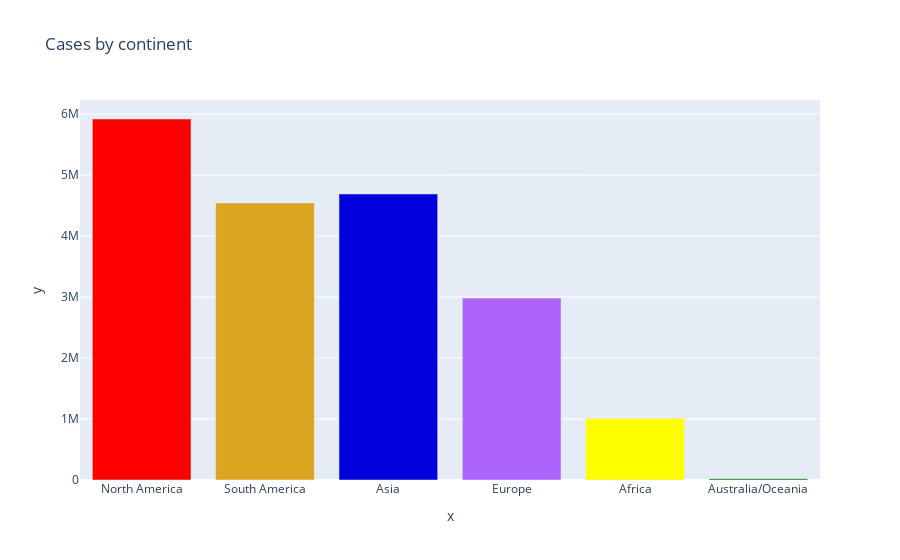

Here is the notebook cell this chart was saved with:
### Code cell
import plotly.express as px

fig = px.bar(x=["North America","South America","Asia","Europe","Africa","Australia/Oceania"], 
y=[5919209,4543273,4689794,2982576,1010225,21735], color=["red", "goldenrod", "#00D","light blue","yellow","green"], 
color_discrete_map="identity", 
title="Cases by continent")
fig.show()

### Figure 1 — Plotly figure (JSON) as saved in the notebook; plotly's stock layout.template omitted (floating-point values rounded to 4 significant figures)
{"data": [{"alignmentgroup": "True", "hovertemplate": "x=%{x}<br>y=%{y}<extra></extra>", "legendgroup": "", "marker": {"color": "red", "pattern": {"shape": ""}}, "name": "", "offsetgroup": "", "orientation": "v", "showlegend": false, "textposition": "auto", "type": "bar", "x": ["North America"], "xaxis": "x", "y": [5919209], "yaxis": "y"}, {"alignmentgroup": "True", "hovertemplate": "x=%{x}<br>y=%{y}<extra></extra>", "legendgroup": "", "marker": {"color": "goldenrod", "pattern": {"shape": ""}}, "name": "", "offsetgroup": "", "orientation": "v", "showlegend": false, "textposition": "auto", "type": "bar", "x": ["South America"], "xaxis": "x", "y": [4543273], "yaxis": "y"}, {"alignmentgroup": "True", "hovertemplate": "x=%{x}<br>y=%{y}<extra></extra>", "legendgroup": "", "marker": {"color": "#00D", "pattern": {"shape": ""}}, "name": "", "offsetgroup": "", "orientation": "v", "showlegend": false, "textposition": "auto", "type": "bar", "x": ["Asia"], "xaxis": "x", "y": [4689794], "yaxis": "y"}, {"alignmentgroup": "True", "hovertemplate": "x=%{x}<br>y=%{y}<extra></extra>", "legendgroup": "", "marker": {"color": "light blue", "pattern": {"shape": ""}}, "name": "", "offsetgroup": "", "orientation": "v", "showlegend": false, "textposition": "auto", "type": "bar", "x": ["Europe"], "xaxis": "x", "y": [2982576], "yaxis": "y"}, {"alignmentgroup": "True", "hovertemplate": "x=%{x}<br>y=%{y}<extra></extra>", "legendgroup": "", "marker": {"color": "yellow", "pattern": {"shape": ""}}, "name": "", "offsetgroup": "", "orientation": "v", "showlegend": false, "textposition": "auto", "type": "bar", "x": ["Africa"], "xaxis": "x", "y": [1010225], "yaxis": "y"}, {"alignmentgroup": "True", "hovertemplate": "x=%{x}<br>y=%{y}<extra></extra>", "legendgroup": "", "marker": {"color": "green", "pattern": {"shape": ""}}, "name": "", "offsetgroup": "", "orientation": "v", "showlegend": false, "textposition": "auto", "type": "bar", "x": ["Australia/Oceania"], "xaxis": "x", "y": [21735], "yaxis": "y"}], "layout": {"barmode": "relative", "legend": {"tracegroupgap": 0}, "title": {"text": "Cases by continent"}, "xaxis": {"anchor": "y", "domain": [0, 1], "title": {"text": "x"}}, "yaxis": {"anchor": "x", "domain": [0, 1], "title": {"text": "y"}}}}
